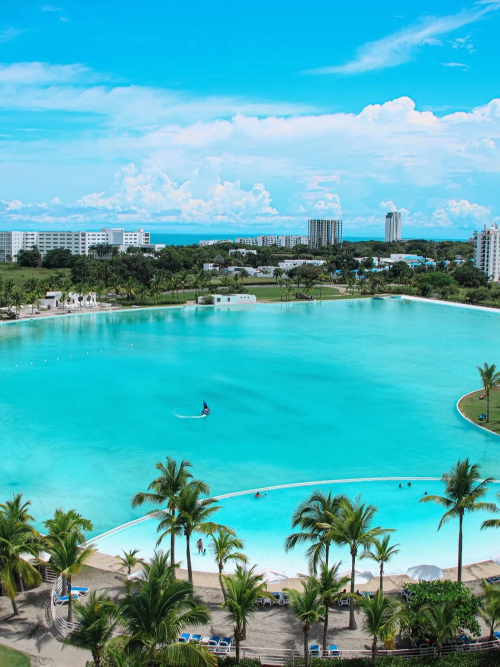
#> input picture images/hero-lagoon-movil.webp, 1000 x 1333 px (shown at 1/2 size)
$ python -i gen_final.py   (imports and definitions only)
#> lines starting #> are read from the running program, lines starting #| are printed output that depends on the picture
#!/usr/bin/env python3
# -*- coding: utf-8 -*-
"""gen_final.py — Copy de Opus + Gemini compone el anuncio.
Flujo barato: BORRADOR con modelo barato (draft) -> si gusta, FINAL con Nano Banana 2.
Uso:  python3 gen_final.py draft aspiracion
      python3 gen_final.py final aspiracion retiro
Sujeto+texto en ZONA SEGURA central; bordes = relleno; logo OFICIAL en post; 1 badge."""
import sys, os, time
import numpy as np
BASE = os.path.dirname(os.path.abspath(__file__)); sys.path.insert(0, BASE)
sys.path.insert(0, os.path.join(BASE, "engine"))
import nano_banana as nb
from PIL import Image, ImageFilter, ImageDraw, ImageEnhance
from kit3 import ar
from designkit import gradient_pill, draw_arrow

W, H, SAFE_TOP, SAFE_BOT = 1080, 1920, 420, 1500
LOGO = os.path.join(BASE, "assets", "logo_white_trim.png")
# [1 line not run here, left out]

# Modelos: draft = barato (Nano Banana 1 / 2.5 Flash Image), final = Nano Banana 2 (3 Pro Image)
MODELS = {
    "draft": ["gemini-2.5-flash-image", "gemini-2.5-flash-image-preview", "gemini-2.0-flash-preview-image-generation"],
    "final": ["gemini-3-pro-image-preview"],
}
EP = "https://generativelanguage.googleapis.com/v1beta/models/{}:generateContent"

FRAME = """
FRAME & SAFE ZONE (very important):
- Compose so the PEOPLE and ALL the text (badge, headline, bullets, CTA button) sit INSIDE the central
  vertical band. Put the badge, headline and the bullets between 28% and 66% of the image height, COMPACT.
  Leave the area from about 67% to 77% of the height as CLEAN dark cobalt gradient EMPTY space (no text) —
  a CTA button will be composited there separately.
- It must be ONE single CONTINUOUS full-bleed photograph filling the whole 9:16 frame edge-to-edge. The
  very TOP simply shows the natural sky of that same photo and the very BOTTOM the natural ground/water/
  terrace of that same photo. Do NOT create separate flat filler bands, stripes, solid color blocks, a
  card, frame, border or inset at the top or bottom — no pasted-looking margins, just one organic photo.
- Keep the people and ALL text comfortably inside the central safe band so a center-crop loses only empty
  sky/ground, never a person or a word. Show the couple only ONCE.
- The text sits over a SOFT dark cobalt gradient that blends smoothly upward into the photo (not a hard
  rectangular panel with a visible edge).
- Use EXACTLY ONE badge in the whole image, placed directly ABOVE the headline (required, must be visible).
  Do NOT place any badge, seal, emblem or pill near the top edge or anywhere else.
- Do NOT draw any logo, brand name or wordmark anywhere.
- RESERVE the TOP-LEFT corner of the safe band (roughly the left third, from 22% to 38% of the height) as
  clean open sky or distant out-of-focus background — NO face, NO head, NO hand, NO object there — because a
  small official logo is composited in that corner afterwards. Position the people centered or toward the
  right so the top-left corner stays clear; keep all heads BELOW 40% of the height.
- Do NOT draw any CTA button, arrow or call-to-action — leave that lower area empty (it is added later).
- Headline and bullets over a clean dark cobalt gradient, razor-sharp and legible. Perfect Spanish spelling
  with accents, no gibberish, no duplicate text."""

ITEMS = {
 "aspiracion": """Photorealistic cinematic top-performing direct-response real-estate ad, vertical 9:16,
premium magazine quality. SCENE: a stylish aspirational Latino couple in their early 40s relaxing on a
rooftop infinity-pool terrace at golden-hour sunset, toasting with sparkling drinks, overlooking a huge
turquoise saltwater lagoon, modern white residential towers and palms of a luxury beachfront resort on the
Pacific coast of Panama. The couple is centered and slightly toward the RIGHT, with their heads in the
upper-middle area kept BELOW 40% of the height; the UPPER-LEFT corner stays clear open golden sky (no head,
no object) for a logo. Realistic faces and hands. BRAND COLORS: deep cobalt blue & navy with bright CYAN.
SPANISH COPY (exact, with accents):
- badge: "PREVENTA"
- headline UPPERCASE, words "FRENTE AL MAR" in cyan rest white: "VIVIR FRENTE AL MAR YA NO ES UN SUEÑO LEJANO"
- bullets with cyan check icons: "Planes de pago directos, sin banco" / "Título de propiedad a tu nombre" / "Cupos de preventa limitados"
- CTA button cyan-to-blue, white bold uppercase + arrow: "QUIERO MI PLAN" """ + FRAME,

 "retiro": """Photorealistic cinematic top-performing direct-response real-estate ad, vertical 9:16, warm
joyful feel. SCENE: a happy vital retired Latino couple in their mid-60s laughing while walking barefoot on
a private white-sand beach at warm sunset, a luxury beachfront resort with turquoise lagoon and modern white
towers softly behind. Realistic faces. BRAND COLORS: deep cobalt blue & navy with bright CYAN, warm sunset.
SPANISH COPY (exact, with accents):
- badge: "VISA PENSIONADO +55"
- headline UPPERCASE, word "PLAYA" in cyan rest white: "TUS MEJORES AÑOS MERECEN PLAYA"
- bullets with cyan check icons: "Clima de playa los 365 días" / "Spa, golf y club a pasos de casa" / "1.5 km de playa privada"
- CTA button cyan-to-blue, white bold uppercase + arrow: "AGENDA TU VISITA" """ + FRAME,

 "amenidades": """Photorealistic cinematic top-performing direct-response real-estate ad, vertical 9:16,
bright sunny joyful feel. SCENE: a happy young Latino family with two kids enjoying a luxury beach club and
pool, palm trees, turquoise saltwater lagoon and modern white residential towers of a beachfront resort on
the Pacific coast of Panama. Realistic faces. BRAND COLORS: deep cobalt blue & navy with bright CYAN.
SPANISH COPY (exact, with accents):
- badge: "15+ AMENIDADES"
- headline UPPERCASE, words "A UN PASO DE CASA" in cyan rest white: "TU CLUB DE PLAYA A UN PASO DE CASA"
- bullets with cyan check icons: "Club de playa y 1.5 km de arena" / "Spa, golf, tenis y gimnasio" / "Laguna de agua salada navegable"
- CTA button cyan-to-blue, white bold uppercase + arrow: "CONOCE LAS AMENIDADES" """ + FRAME,
}

def _safe_frame(im):
    """Reemplaza el TOP (0..SAFE_TOP) y BOTTOM (SAFE_BOT..H) por relleno ambiente
    (la misma foto borrosa+oscura) con feather suave. Lo unico recortable en un
    center-crop es ese relleno generico; el contenido vive en la zona segura."""
    rgb = im.convert("RGB")
    blur = ImageEnhance.Brightness(rgb.filter(ImageFilter.GaussianBlur(60))).enhance(0.55)
    yy = np.arange(H); f = 110
    a = np.zeros(H)                                  # 0 = foto nitida (zona segura intacta)
    a[yy <= SAFE_TOP - f] = 255
    m = (yy > SAFE_TOP - f) & (yy < SAFE_TOP); a[m] = np.clip(255*(SAFE_TOP - yy[m])/f, 0, 255)
    m = (yy > SAFE_BOT) & (yy < SAFE_BOT + f); a[m] = np.clip(255*(yy[m] - SAFE_BOT)/f, 0, 255)
    a[yy >= SAFE_BOT + f] = 255
    mask = Image.fromarray(np.repeat(a[:, None], W, 1).astype("uint8"), "L")
    return Image.composite(blur, rgb, mask).convert("RGBA")

def _draw_cta(im, text, y=1330):
    """Compone el botón CTA (cian->cobalto, texto blanco + flecha) centrado,
    dentro de la zona segura. Lo dibujo yo para que NUNCA falte ni tenga typos."""
    text = text.upper()
    d = ImageDraw.Draw(im); f = ar(34, 730)
    tw = d.textlength(text, font=f); pad = 54; h = 98; w = int(tw + pad*2 + 50)
    x = (W - w) // 2
    sh = Image.new("RGBA", (W, H), (0, 0, 0, 0))
    ImageDraw.Draw(sh).rounded_rectangle([x, y+7, x+w, y+h+7], radius=h//2, fill=(4, 12, 34, 150))
    im.alpha_composite(sh.filter(ImageFilter.GaussianBlur(13)))
    im.alpha_composite(gradient_pill(w, h, (56, 208, 255), (20, 60, 162)), (x, y))
    d = ImageDraw.Draw(im)
    bb = d.textbbox((0, 0), text, font=f)
    d.text((x+pad, y+(h-(bb[3]-bb[1]))//2-bb[1]), text, font=f, fill=(255, 255, 255))
    draw_arrow(d, x+pad+tw+24, y+h//2, 28, (255, 255, 255), 5, 12)

def finalize(path, cta=None):
#> called with path = '../images/hero-lagoon-movil.webp'
    im = Image.open(path).convert("RGBA").resize((W, H), Image.LANCZOS)
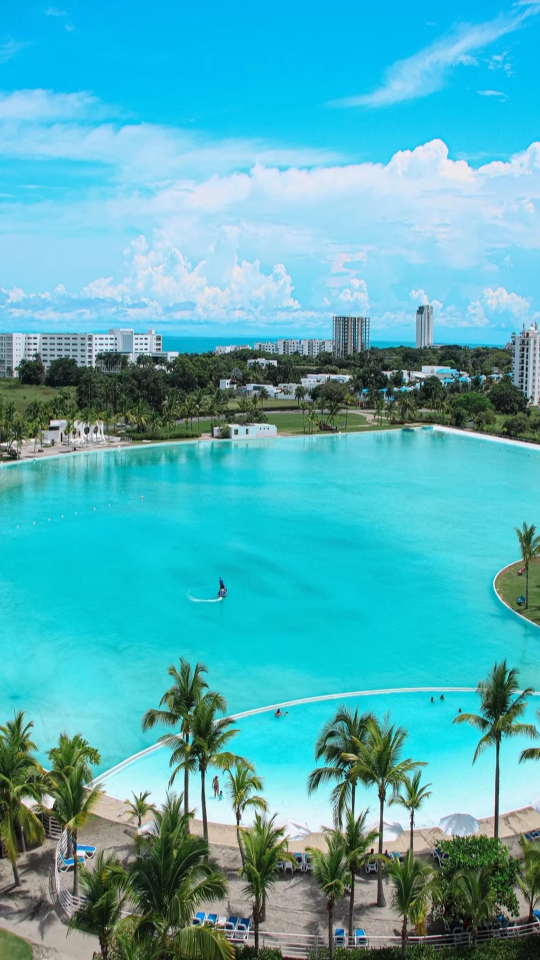
#> im: PIL image 1080x1920 RGBA (shown at 1/2 size); mean R, G, B, A 82.7, 174.9, 185.3, 255
    im = _safe_frame(im)
#> in _safe_frame, `blur = ImageEnhance.Brightness(rgb.filter(ImageFilter.GaussianBlur(60)..`:
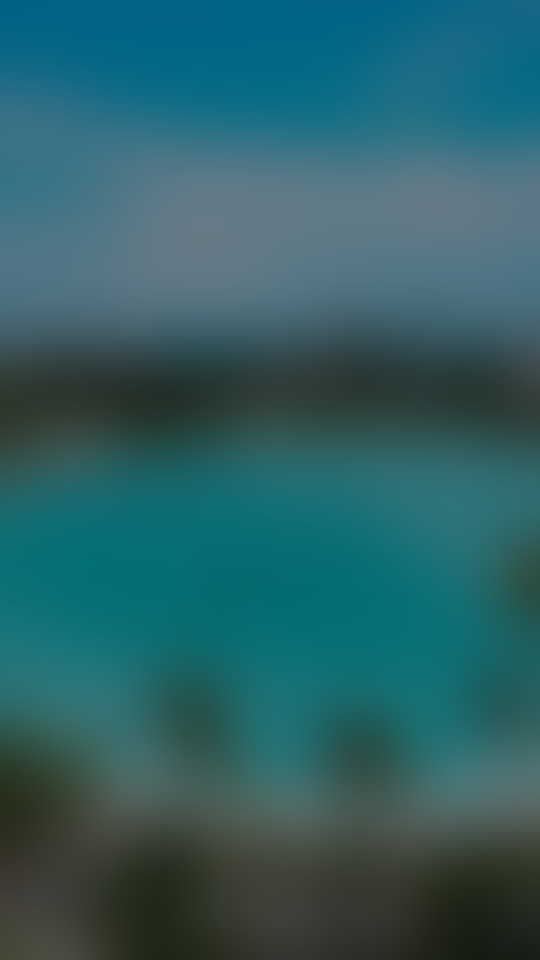
#> blur: PIL image 1080x1920 RGB (shown at 1/2 size); mean R, G, B 44.9, 95.6, 101.3
#> in _safe_frame, `mask = Image.fromarray(np.repeat(a[:, None], W, 1).astype("uint8"), "L")`:
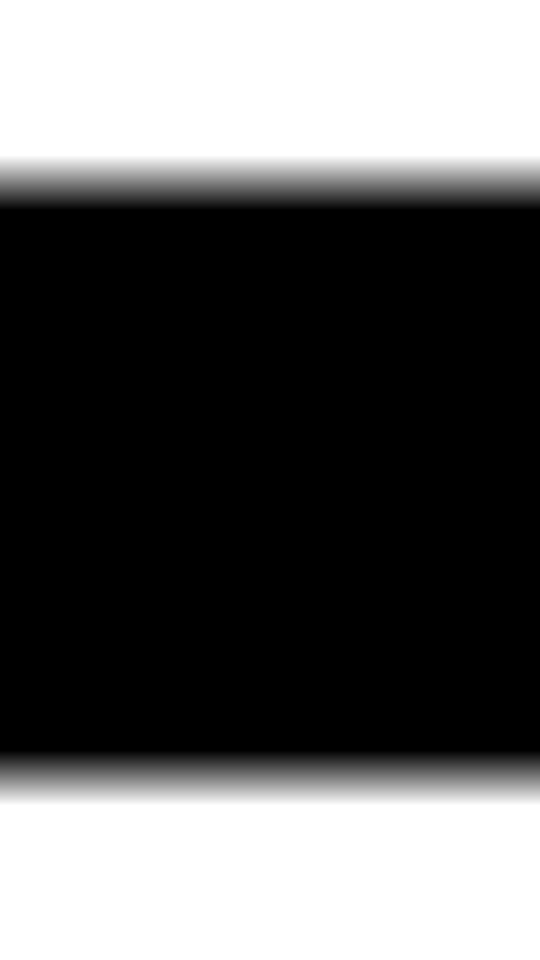
#> mask: PIL image 1080x1920 L (shown at 1/2 size); min 0, max 255, mean 96.9
#> in _safe_frame, `return Image.composite(blur, rgb, mask).convert("RGBA")`:
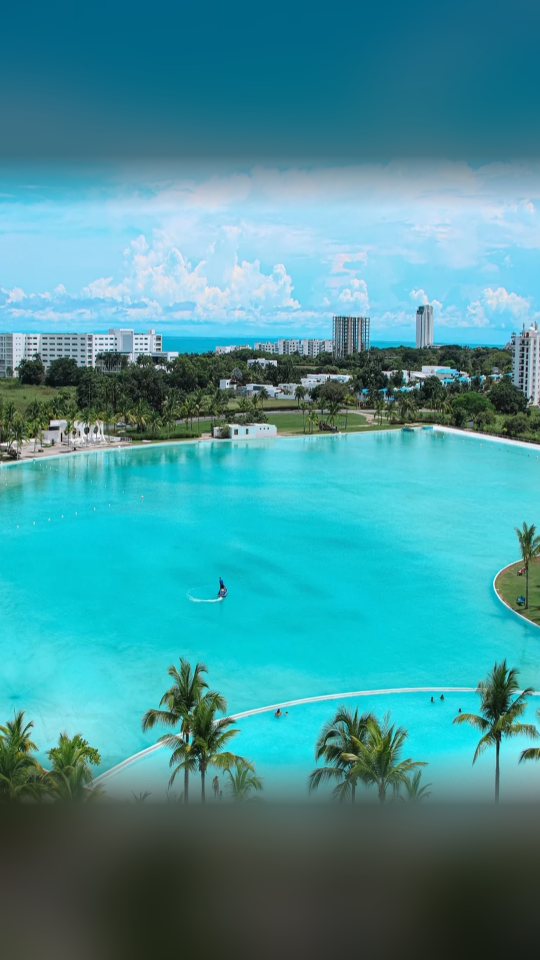
#> returned value: PIL image 1080x1920 RGBA (shown at 1/2 size); mean R, G, B, A 68.5, 147.2, 155.2, 255
    # logo oficial: esquina superior izquierda, dentro de zona segura
#> (the run stopped early here; a loop or call above may not have finished)

$ run again, on images/hero-lagoon.jpg
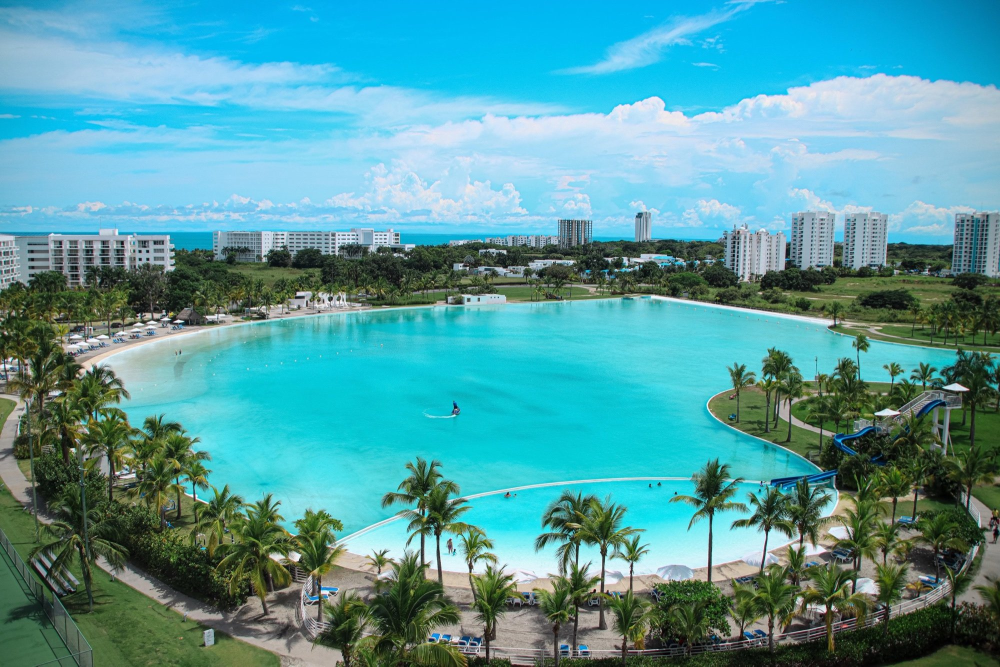
#> input picture images/hero-lagoon.jpg, 2000 x 1333 px (shown at 1/2 size)
#> in _safe_frame, `blur = ImageEnhance.Brightness(rgb.filter(ImageFilter.GaussianBlur(60)..`:
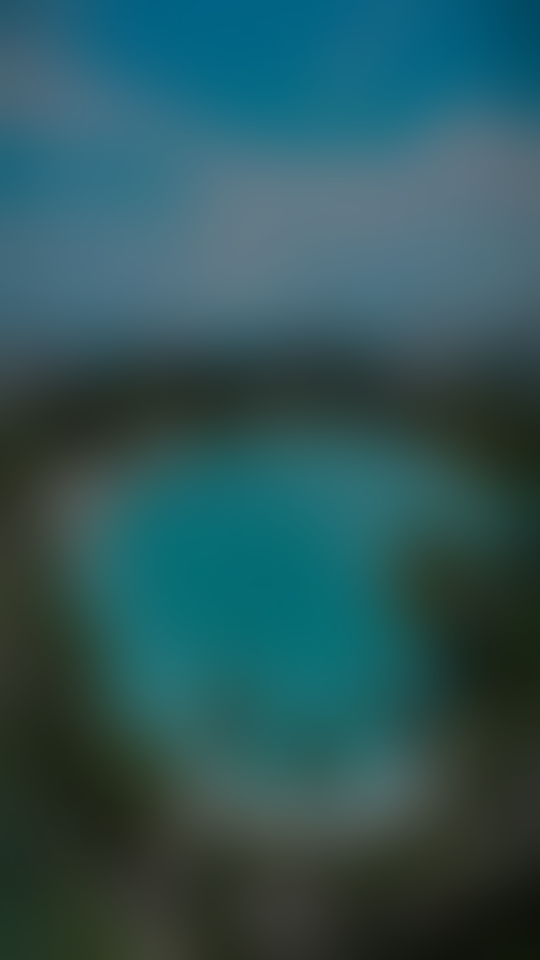
#> blur: PIL image 1080x1920 RGB (shown at 1/2 size); mean R, G, B 46, 84.5, 87.5
#> in _safe_frame, `return Image.composite(blur, rgb, mask).convert("RGBA")`:
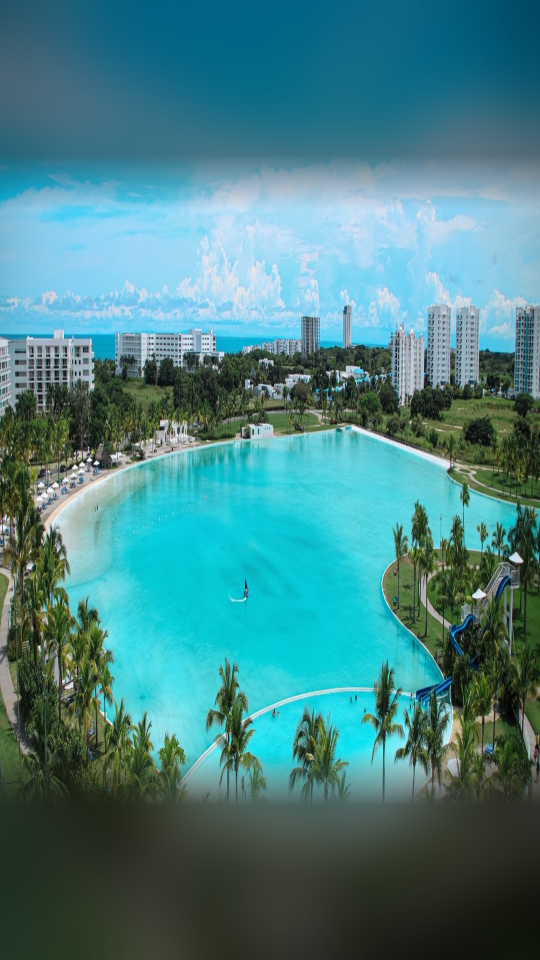
#> returned value: PIL image 1080x1920 RGBA (shown at 1/2 size); mean R, G, B, A 71.1, 129.2, 132.7, 255
